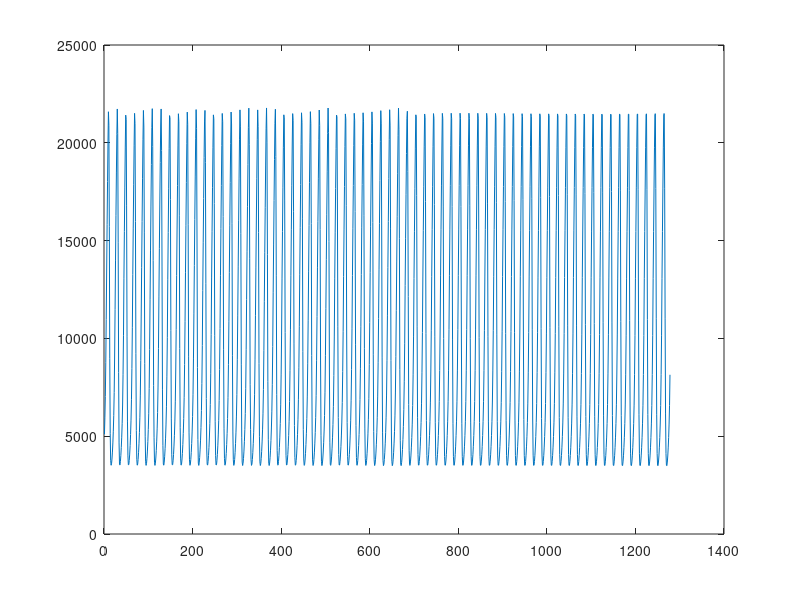

MATLAB code for this plot:
alp = 2;
beta = 0.001;
gam = 20;
delt = 0.002;

uf = @(u, v, alp, beta) u * (alp - beta * v);
vf = @(u, v, gam, delt) -1 * v * (gam - delt * u);

time = 0;
fc = [1/4, 3/8, 12/13, 1, 1/2];
fal = {[1/5], [3/40, 9/40], [3/10, -9/10 , 6/5], ...
       [-11/54    ,       5/2      ,    -70/27   ,       35/27], ...
       [1631/55296 ,   175/512    ,   575/13824   ,  44275/110592   ,  253/4096] ...
       };

fb = [37/378          ,  0     ,     250/621     ,    125/594     ,          0 ,512/1771 ];
fb_ = [2825/27648    ,    0     ,    18575/48384 ,    13525/55296   ,   277/14336  ,1/4];

uold = 5000;
vold = 100;
dt = 0.01;
u = [];
v = [];

t_end = 100;  % Simulation end time
tol = 1e-4;   % Tolerance for error control

tic;  % Start timing

while time <= t_end
    % Dormand-Prince step calculation
    k1 = uf(uold, vold, alp, beta);
    k1_ = vf(uold, vold, gam, delt);
    
    k2 = uf(uold + k1 * fal{1}(1) * dt, vold + k1_ * fal{1}(1) * dt, alp, beta);
    k2_ = vf(uold + k1 * fal{1}(1) * dt, vold + k1_ * fal{1}(1) * dt, gam, delt);
    
    k3 = uf(uold + k1 * fal{2}(1) * dt + k2 * fal{2}(2) * dt, vold + k1_ * fal{2}(1) * dt + k2_ * fal{2}(2) * dt, alp, beta);
    k3_ = vf(uold + k1 * fal{2}(1) * dt + k2 * fal{2}(2) * dt, vold + k1_ * fal{2}(1) * dt + k2_ * fal{2}(2) * dt, gam, delt);
    
    k4 = uf(uold + k1 * fal{3}(1) * dt + k2 * fal{3}(2) * dt + k3 * fal{3}(3) * dt, vold + k1_ * fal{3}(1) * dt + k2_ * fal{3}(2) * dt + k3_ * fal{3}(3) * dt, alp, beta);
    k4_ = vf(uold + k1 * fal{3}(1) * dt + k2 * fal{3}(2) * dt + k3 * fal{3}(3) * dt, vold + k1_ * fal{3}(1) * dt + k2_ * fal{3}(2) * dt + k3_ * fal{3}(3) * dt, gam, delt);
    
    k5 = uf(uold + k1 * fal{4}(1) * dt + k2 * fal{4}(2) * dt + k3 * fal{4}(3) * dt + k4 * fal{4}(4) * dt, vold + k1_ * fal{4}(1) * dt + k2_ * fal{4}(2) * dt + k3_ * fal{4}(3) * dt + k4_ * fal{4}(4) * dt, alp, beta);
    k5_ = vf(uold + k1 * fal{4}(1) * dt + k2 * fal{4}(2) * dt + k3 * fal{4}(3) * dt + k4 * fal{4}(4) * dt, vold + k1_ * fal{4}(1) * dt + k2_ * fal{4}(2) * dt + k3_ * fal{4}(3) * dt + k4_ * fal{4}(4) * dt, gam, delt);
    
    k6 = uf(uold + k1 * fal{5}(1) * dt + k2 * fal{5}(2) * dt + k3 * fal{5}(3) * dt + k4 * fal{5}(4) * dt + k5 * fal{5}(5)*dt, vold + k1_ * fal{5}(1) * dt + k2_ * fal{5}(2) * dt + k3_ * fal{5}(3) * dt + k4_ * fal{5}(4) * dt + k5_ * fal{5}(5)*dt, alp, beta);
    k6_ = vf(uold + k1 * fal{5}(1) * dt + k2 * fal{5}(2) * dt + k3 * fal{5}(3) * dt + k4 * fal{5}(4) * dt + k5 * fal{5}(5)*dt, vold + k1_ * fal{5}(1) * dt + k2_ * fal{5}(2) * dt + k3_ * fal{5}(3) * dt + k4_ * fal{5}(4) * dt + k5_ * fal{5}(5)*dt, gam, delt);
    
   

    % Combine the k-values for the next step
    k = [k1, k2, k3, k4, k5, k6];
    k_ = [k1_, k2_, k3_, k4_, k5_, k6_];

    % Calculate the next values of u and v using fb and fb_
    unew = uold + dt * sum(fb .* k);
    vnew = vold + dt * sum(fb .* k_);
    unew_ = uold + dt * sum(fb_ .* k);
    vnew_ = vold + dt * sum(fb_ .* k_);

    % Relative error estimates for adaptive time step
    relu = abs((unew - unew_) / (unew + 1e-10));
    relv = abs((vnew - vnew_) / (vnew + 1e-10));
    
    % Calculate the local error and adjust time step
    error_estimate = max(relu, relv);
    if error_estimate > tol
        dt = dt * (tol / error_estimate) ^ 0.2;
    else
        dt = dt * (tol / error_estimate) ^ 0.2;
        time = time + dt;
        u = [u, unew]; %#ok<AGROW>
        v = [v, vnew]; %#ok<AGROW>
        uold = unew;
        vold = vnew;
    end
    
    fprintf('Time: %.6f, u: %.6f, v: %.6f, dt: %.6e, error: %.2e\n', time, unew, vnew, dt, error_estimate);
end

toc;  % End timing
figure;
plot(u)